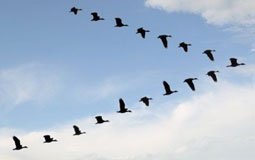
#> input picture OpenCV/OpenCV Study/data/bird.jpg, 255 x 160 px
$ python contours.py
#> lines starting #> are read from the running program, lines starting #| are printed output that depends on the picture; after the words box and inside, x2 and y2 are one past the last pixel; in counts of white or black regions, pixels touching at a corner belong together
import os
import cv2

img = cv2.imread(os.path.join(".", "data", "bird.jpg"))
#> img is the input picture: shape (160, 255, 3); mean B, G, R 211.5, 190.6, 173
img = cv2.cvtColor(img, cv2.COLOR_BGR2GRAY)
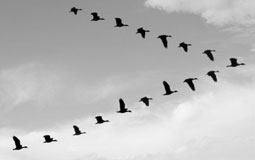
#> img: shape (160, 255); min 0, max 255, mean 187.7
ret, thresh = cv2.threshold(img, 100, 255, cv2.THRESH_BINARY_INV)
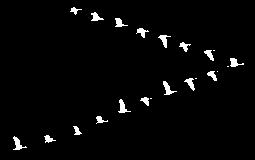
#> thresh: shape (160, 255); 2.5% white; 22 white regions (5 under 20 px)

contours, hierarchy = cv2.findContours(thresh, cv2.RETR_TREE, cv2.CHAIN_APPROX_SIMPLE)
#> contours = 22 contours, 5 with area under 20; largest, box (x1, y1, x2, y2) and area: (163, 81, 177, 95) 56, (13, 136, 27, 150) 56, (118, 99, 131, 113) 55, (158, 35, 171, 48) 48, (184, 78, 195, 91) 48

for cnt in contours:
    if cv2.contourArea(cnt) > 10:
       # cv2.drawContours(img, cnt, -1, (255, 0, 0), 1)
        x1, y1, w, h, = cv2.boundingRect(cnt)
        cv2.rectangle(img, (x1, y1), (x1+w, y1+h), (255, 255, 255), 2)
#> this loop made 22 passes
#> (x1, y1, w, h) on passes 1, 2, 3, 4, 5, 7, 8, 10, 12, 14, 16, 17: (13, 136, 14, 14), (44, 135, 12, 8), (73, 126, 9, 9), (96, 116, 12, 8), (118, 99, 13, 14), (140, 97, 9, 9), (163, 81, 14, 14), (184, 78, 11, 13), (207, 71, 10, 10), (230, 58, 14, 9), (204, 50, 10, 11), (179, 42, 12, 10)
#> cnt on passes 6, 9, 11, 13, 15: [[150, 98], [151, 98]], [[195, 78], [196, 78]], [[217, 71]], [[227, 66], [228, 66]], [[213, 50], [214, 50]]
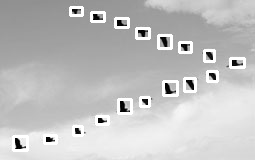
#> img: shape (160, 255); 5.44% of pixels changed, all inside (x1, y1, x2, y2) = (12, 6, 246, 152)
cv2.imshow("frame", img)
cv2.waitKey(0)

$ run again, with OpenCV/OpenCV Study/data/dog.jpg copied over OpenCV/OpenCV Study/data/bird.jpg
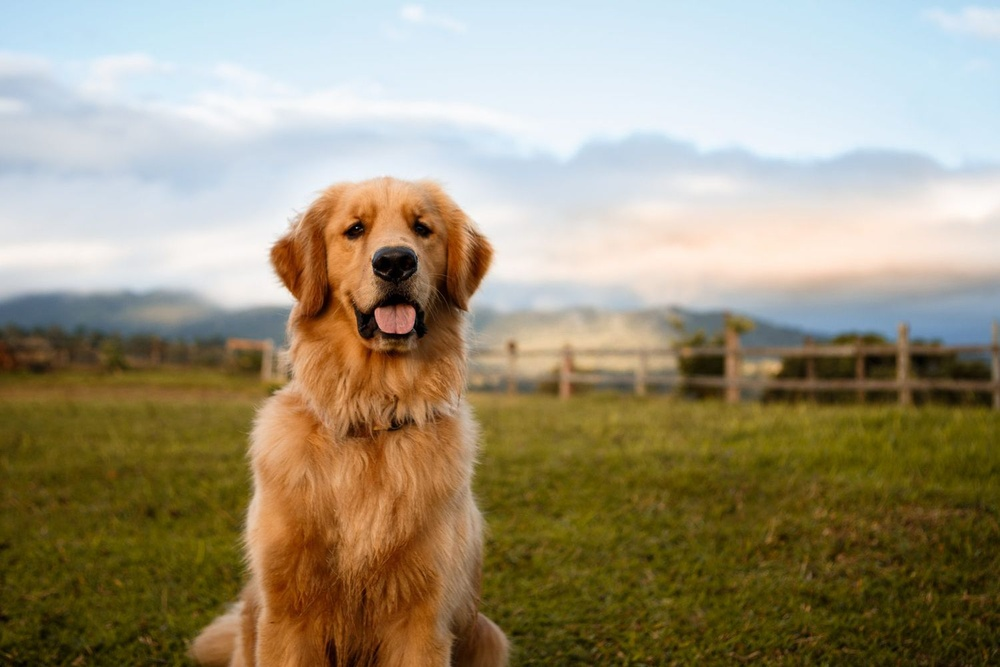
#> input picture OpenCV/OpenCV Study/data/dog.jpg, 1000 x 667 px, shrunk from 1500 x 1000 before the run
#> img is the input picture: shape (667, 1000, 3); mean B, G, R 121.7, 147.1, 157.3
#> `ret, thresh = cv2.threshold(img, 100, 255, cv2.THRESH_BINARY_INV)`:
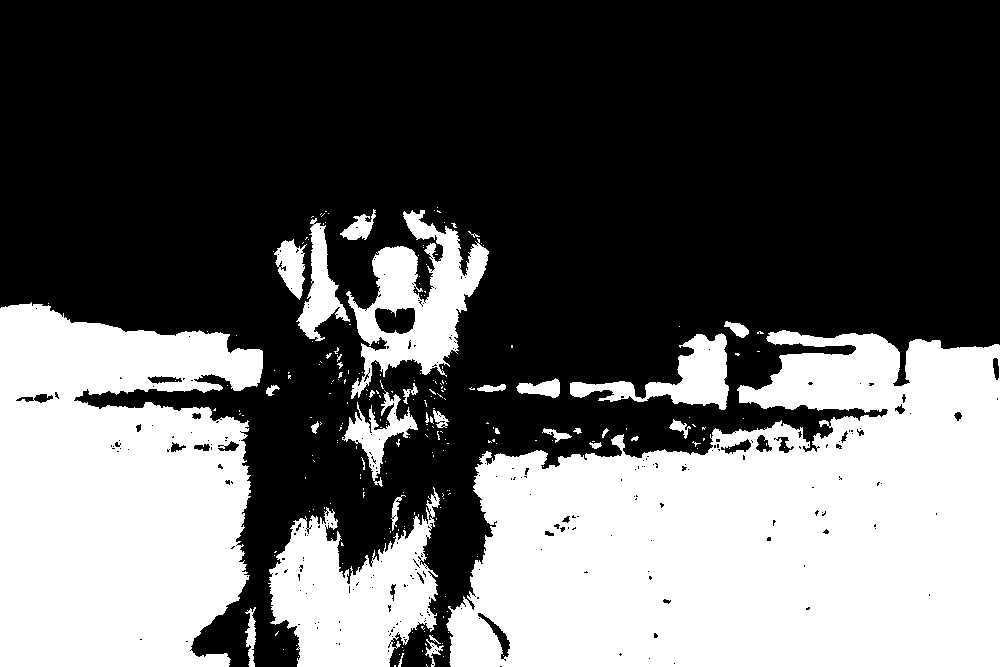
#> thresh: shape (667, 1000); 38.5% white; 233 white regions (200 under 20 px)
#> contours = 598 contours, 532 with area under 20; largest, box (x1, y1, x2, y2) and area: (446, 330, 1000, 667) 136499, (0, 302, 263, 667) 78132, (268, 487, 440, 667) 17217, (346, 210, 489, 399) 11416, (570, 333, 729, 410) 4203
#> the loop `for cnt in contours:` made 598 passes
#> (x1, y1, w, h) on passes 6, 15, 22, 32, 56, 68, 102, 108: (398, 653, 6, 14), (425, 639, 19, 28), (429, 635, 12, 9), (245, 607, 11, 60), (391, 495, 15, 36), (268, 487, 172, 180), (387, 604, 5, 9), (348, 585, 3, 9)
#> after the loop `for cnt in contours:`:
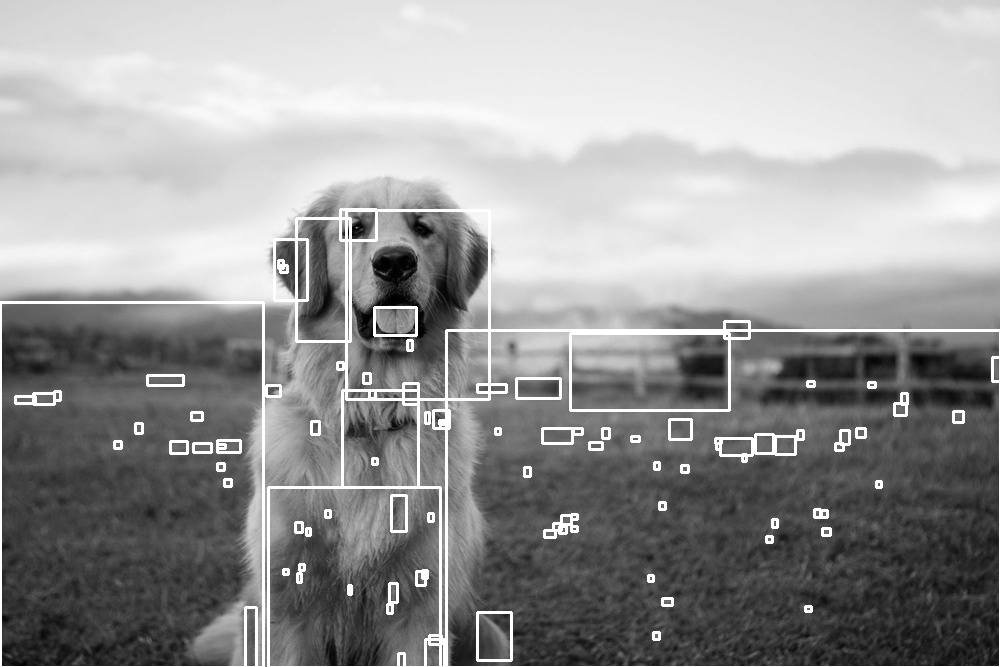
#> img: shape (667, 1000); min 0, max 255, mean 152.6
